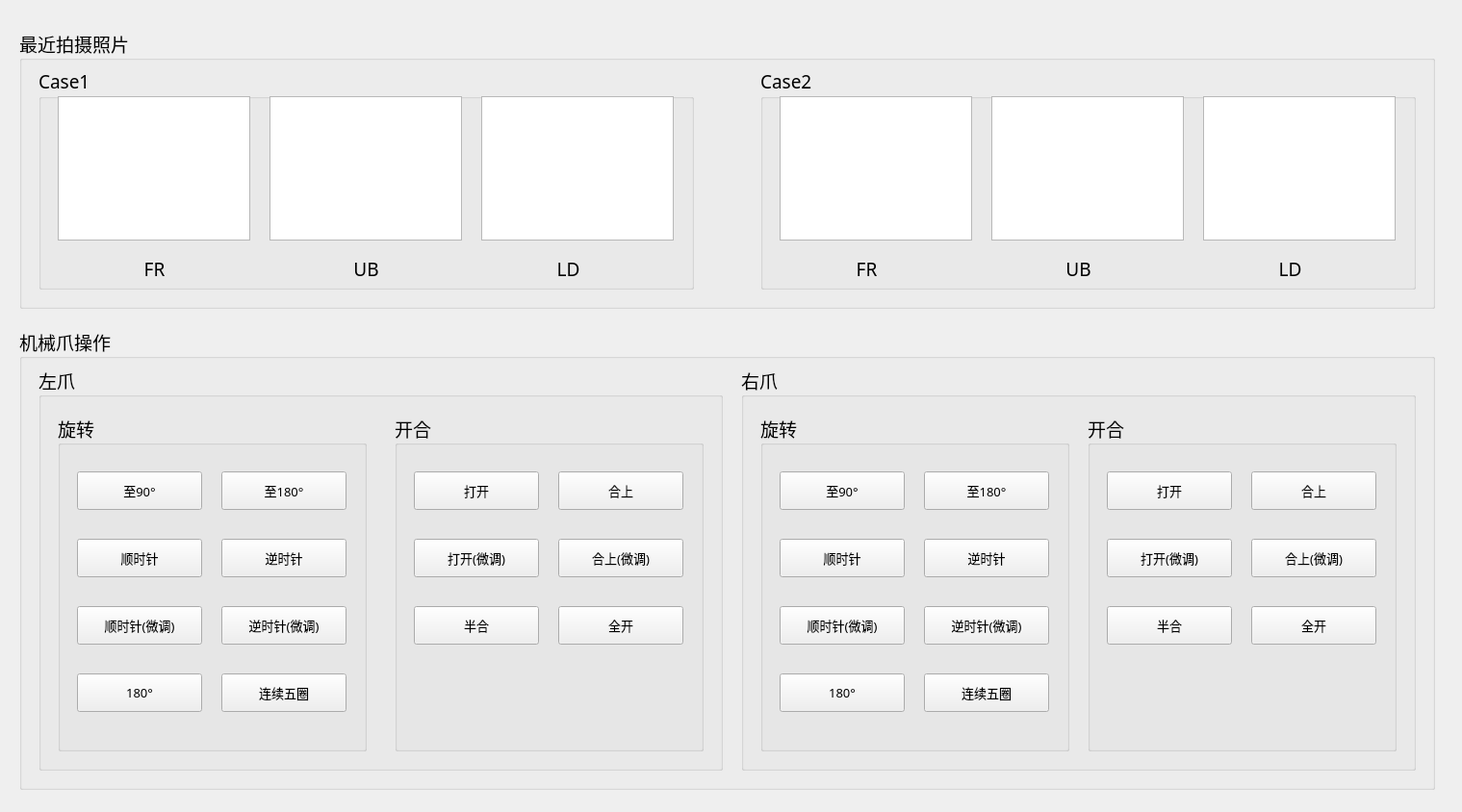
<?xml version="1.0" encoding="UTF-8"?>
<ui version="4.0">
 <class>DebugWidget</class>
 <widget class="QWidget" name="DebugWidget">
  <property name="geometry">
   <rect>
    <x>0</x>
    <y>0</y>
    <width>1519</width>
    <height>844</height>
   </rect>
  </property>
  <property name="windowTitle">
   <string>Form</string>
  </property>
  <widget class="QGroupBox" name="groupBox_cams">
   <property name="geometry">
    <rect>
     <x>20</x>
     <y>30</y>
     <width>1471</width>
     <height>291</height>
    </rect>
   </property>
   <property name="font">
    <font>
     <family>Adobe Arabic</family>
     <pointsize>14</pointsize>
    </font>
   </property>
   <property name="title">
    <string>最近拍摄照片</string>
   </property>
   <widget class="QGroupBox" name="groupBox_case1">
    <property name="geometry">
     <rect>
      <x>20</x>
      <y>40</y>
      <width>681</width>
      <height>231</height>
     </rect>
    </property>
    <property name="title">
     <string>Case1</string>
    </property>
    <widget class="QGraphicsView" name="graphicsView_case1_FR">
     <property name="geometry">
      <rect>
       <x>20</x>
       <y>30</y>
       <width>200</width>
       <height>150</height>
      </rect>
     </property>
    </widget>
    <widget class="QGraphicsView" name="graphicsView_case1_UB">
     <property name="geometry">
      <rect>
       <x>240</x>
       <y>30</y>
       <width>200</width>
       <height>150</height>
      </rect>
     </property>
    </widget>
    <widget class="QGraphicsView" name="graphicsView_case1_LD">
     <property name="geometry">
      <rect>
       <x>460</x>
       <y>30</y>
       <width>200</width>
       <height>150</height>
      </rect>
     </property>
    </widget>
    <widget class="QLabel" name="label_FR">
     <property name="geometry">
      <rect>
       <x>80</x>
       <y>200</y>
       <width>81</width>
       <height>18</height>
      </rect>
     </property>
     <property name="text">
      <string>FR</string>
     </property>
     <property name="alignment">
      <set>Qt::AlignCenter</set>
     </property>
    </widget>
    <widget class="QLabel" name="label_UB">
     <property name="geometry">
      <rect>
       <x>300</x>
       <y>200</y>
       <width>81</width>
       <height>18</height>
      </rect>
     </property>
     <property name="text">
      <string>UB</string>
     </property>
     <property name="alignment">
      <set>Qt::AlignCenter</set>
     </property>
    </widget>
    <widget class="QLabel" name="label_LD">
     <property name="geometry">
      <rect>
       <x>510</x>
       <y>200</y>
       <width>81</width>
       <height>18</height>
      </rect>
     </property>
     <property name="text">
      <string>LD</string>
     </property>
     <property name="alignment">
      <set>Qt::AlignCenter</set>
     </property>
    </widget>
   </widget>
   <widget class="QGroupBox" name="groupBox_case2">
    <property name="geometry">
     <rect>
      <x>770</x>
      <y>40</y>
      <width>681</width>
      <height>231</height>
     </rect>
    </property>
    <property name="title">
     <string>Case2</string>
    </property>
    <widget class="QGraphicsView" name="graphicsView_case2_LD">
     <property name="geometry">
      <rect>
       <x>460</x>
       <y>30</y>
       <width>200</width>
       <height>150</height>
      </rect>
     </property>
    </widget>
    <widget class="QGraphicsView" name="graphicsView_case2_UB">
     <property name="geometry">
      <rect>
       <x>240</x>
       <y>30</y>
       <width>200</width>
       <height>150</height>
      </rect>
     </property>
    </widget>
    <widget class="QLabel" name="label_LD_2">
     <property name="geometry">
      <rect>
       <x>510</x>
       <y>200</y>
       <width>81</width>
       <height>18</height>
      </rect>
     </property>
     <property name="text">
      <string>LD</string>
     </property>
     <property name="alignment">
      <set>Qt::AlignCenter</set>
     </property>
    </widget>
    <widget class="QLabel" name="label_FR_2">
     <property name="geometry">
      <rect>
       <x>70</x>
       <y>200</y>
       <width>81</width>
       <height>18</height>
      </rect>
     </property>
     <property name="text">
      <string>FR</string>
     </property>
     <property name="alignment">
      <set>Qt::AlignCenter</set>
     </property>
    </widget>
    <widget class="QGraphicsView" name="graphicsView_case2_FR">
     <property name="geometry">
      <rect>
       <x>20</x>
       <y>30</y>
       <width>200</width>
       <height>150</height>
      </rect>
     </property>
    </widget>
    <widget class="QLabel" name="label_UB_2">
     <property name="geometry">
      <rect>
       <x>290</x>
       <y>200</y>
       <width>81</width>
       <height>18</height>
      </rect>
     </property>
     <property name="text">
      <string>UB</string>
     </property>
     <property name="alignment">
      <set>Qt::AlignCenter</set>
     </property>
    </widget>
   </widget>
  </widget>
  <widget class="QGroupBox" name="groupBox">
   <property name="geometry">
    <rect>
     <x>20</x>
     <y>340</y>
     <width>1471</width>
     <height>481</height>
    </rect>
   </property>
   <property name="font">
    <font>
     <family>Adobe Arabic</family>
     <pointsize>14</pointsize>
    </font>
   </property>
   <property name="title">
    <string>机械爪操作</string>
   </property>
   <widget class="QGroupBox" name="groupBox_left">
    <property name="geometry">
     <rect>
      <x>20</x>
      <y>40</y>
      <width>711</width>
      <height>421</height>
     </rect>
    </property>
    <property name="title">
     <string>左爪</string>
    </property>
    <widget class="QGroupBox" name="groupBox_left_rotation">
     <property name="geometry">
      <rect>
       <x>20</x>
       <y>50</y>
       <width>321</width>
       <height>351</height>
      </rect>
     </property>
     <property name="title">
      <string>旋转</string>
     </property>
     <widget class="QPushButton" name="btn_left_to90">
      <property name="geometry">
       <rect>
        <x>20</x>
        <y>60</y>
        <width>130</width>
        <height>40</height>
       </rect>
      </property>
      <property name="font">
       <font>
        <family>Adobe Caslon Pro</family>
        <pointsize>10</pointsize>
       </font>
      </property>
      <property name="text">
       <string>至90°</string>
      </property>
     </widget>
     <widget class="QPushButton" name="btn_left_to180">
      <property name="geometry">
       <rect>
        <x>170</x>
        <y>60</y>
        <width>130</width>
        <height>40</height>
       </rect>
      </property>
      <property name="font">
       <font>
        <family>Adobe Caslon Pro</family>
        <pointsize>10</pointsize>
       </font>
      </property>
      <property name="text">
       <string>至180°</string>
      </property>
     </widget>
     <widget class="QPushButton" name="btn_left_clockwise">
      <property name="geometry">
       <rect>
        <x>20</x>
        <y>130</y>
        <width>130</width>
        <height>40</height>
       </rect>
      </property>
      <property name="font">
       <font>
        <pointsize>10</pointsize>
       </font>
      </property>
      <property name="text">
       <string>顺时针</string>
      </property>
     </widget>
     <widget class="QPushButton" name="btn_left_anticlockwise">
      <property name="geometry">
       <rect>
        <x>170</x>
        <y>130</y>
        <width>130</width>
        <height>40</height>
       </rect>
      </property>
      <property name="font">
       <font>
        <pointsize>10</pointsize>
       </font>
      </property>
      <property name="text">
       <string>逆时针</string>
      </property>
     </widget>
     <widget class="QPushButton" name="btn_left_clockwise_small">
      <property name="geometry">
       <rect>
        <x>20</x>
        <y>200</y>
        <width>130</width>
        <height>40</height>
       </rect>
      </property>
      <property name="font">
       <font>
        <pointsize>10</pointsize>
       </font>
      </property>
      <property name="text">
       <string>顺时针(微调)</string>
      </property>
     </widget>
     <widget class="QPushButton" name="btn_left_anticlockwise_small">
      <property name="geometry">
       <rect>
        <x>170</x>
        <y>200</y>
        <width>130</width>
        <height>40</height>
       </rect>
      </property>
      <property name="font">
       <font>
        <pointsize>10</pointsize>
       </font>
      </property>
      <property name="text">
       <string>逆时针(微调)</string>
      </property>
     </widget>
     <widget class="QPushButton" name="btn_left_180">
      <property name="geometry">
       <rect>
        <x>20</x>
        <y>270</y>
        <width>130</width>
        <height>40</height>
       </rect>
      </property>
      <property name="font">
       <font>
        <family>Adobe Caslon Pro</family>
        <pointsize>10</pointsize>
       </font>
      </property>
      <property name="text">
       <string>180°</string>
      </property>
     </widget>
     <widget class="QPushButton" name="btn_left_5circle">
      <property name="geometry">
       <rect>
        <x>170</x>
        <y>270</y>
        <width>130</width>
        <height>40</height>
       </rect>
      </property>
      <property name="font">
       <font>
        <pointsize>10</pointsize>
       </font>
      </property>
      <property name="text">
       <string>连续五圈</string>
      </property>
     </widget>
    </widget>
    <widget class="QGroupBox" name="groupBox_left_open_close">
     <property name="geometry">
      <rect>
       <x>370</x>
       <y>50</y>
       <width>321</width>
       <height>351</height>
      </rect>
     </property>
     <property name="title">
      <string>开合</string>
     </property>
     <widget class="QPushButton" name="btn_left_open_small">
      <property name="geometry">
       <rect>
        <x>20</x>
        <y>130</y>
        <width>130</width>
        <height>40</height>
       </rect>
      </property>
      <property name="font">
       <font>
        <pointsize>10</pointsize>
       </font>
      </property>
      <property name="text">
       <string>打开(微调)</string>
      </property>
     </widget>
     <widget class="QPushButton" name="btn_left_open_all">
      <property name="geometry">
       <rect>
        <x>170</x>
        <y>200</y>
        <width>130</width>
        <height>40</height>
       </rect>
      </property>
      <property name="font">
       <font>
        <pointsize>10</pointsize>
       </font>
      </property>
      <property name="text">
       <string>全开</string>
      </property>
     </widget>
     <widget class="QPushButton" name="btn_left_open">
      <property name="geometry">
       <rect>
        <x>20</x>
        <y>60</y>
        <width>130</width>
        <height>40</height>
       </rect>
      </property>
      <property name="font">
       <font>
        <family>Adobe Caslon Pro</family>
        <pointsize>10</pointsize>
       </font>
      </property>
      <property name="text">
       <string>打开</string>
      </property>
     </widget>
     <widget class="QPushButton" name="btn_left_close_half">
      <property name="geometry">
       <rect>
        <x>20</x>
        <y>200</y>
        <width>130</width>
        <height>40</height>
       </rect>
      </property>
      <property name="font">
       <font>
        <pointsize>10</pointsize>
       </font>
      </property>
      <property name="text">
       <string>半合</string>
      </property>
     </widget>
     <widget class="QPushButton" name="btn_left_close">
      <property name="geometry">
       <rect>
        <x>170</x>
        <y>60</y>
        <width>130</width>
        <height>40</height>
       </rect>
      </property>
      <property name="font">
       <font>
        <family>Adobe Caslon Pro</family>
        <pointsize>10</pointsize>
       </font>
      </property>
      <property name="text">
       <string>合上</string>
      </property>
     </widget>
     <widget class="QPushButton" name="btn_left_close_small">
      <property name="geometry">
       <rect>
        <x>170</x>
        <y>130</y>
        <width>130</width>
        <height>40</height>
       </rect>
      </property>
      <property name="font">
       <font>
        <pointsize>10</pointsize>
       </font>
      </property>
      <property name="text">
       <string>合上(微调)</string>
      </property>
     </widget>
    </widget>
   </widget>
   <widget class="QGroupBox" name="groupBox_right">
    <property name="geometry">
     <rect>
      <x>750</x>
      <y>40</y>
      <width>701</width>
      <height>421</height>
     </rect>
    </property>
    <property name="title">
     <string>右爪</string>
    </property>
    <widget class="QGroupBox" name="groupBox_right_rotation">
     <property name="geometry">
      <rect>
       <x>20</x>
       <y>50</y>
       <width>321</width>
       <height>351</height>
      </rect>
     </property>
     <property name="title">
      <string>旋转</string>
     </property>
     <widget class="QPushButton" name="btn_right_to90">
      <property name="geometry">
       <rect>
        <x>20</x>
        <y>60</y>
        <width>130</width>
        <height>40</height>
       </rect>
      </property>
      <property name="font">
       <font>
        <family>Adobe Caslon Pro</family>
        <pointsize>10</pointsize>
       </font>
      </property>
      <property name="text">
       <string>至90°</string>
      </property>
     </widget>
     <widget class="QPushButton" name="btn_right_to180">
      <property name="geometry">
       <rect>
        <x>170</x>
        <y>60</y>
        <width>130</width>
        <height>40</height>
       </rect>
      </property>
      <property name="font">
       <font>
        <family>Adobe Caslon Pro</family>
        <pointsize>10</pointsize>
       </font>
      </property>
      <property name="text">
       <string>至180°</string>
      </property>
     </widget>
     <widget class="QPushButton" name="btn_right_clockwise">
      <property name="geometry">
       <rect>
        <x>20</x>
        <y>130</y>
        <width>130</width>
        <height>40</height>
       </rect>
      </property>
      <property name="font">
       <font>
        <pointsize>10</pointsize>
       </font>
      </property>
      <property name="text">
       <string>顺时针</string>
      </property>
     </widget>
     <widget class="QPushButton" name="btn_right_anticlockwise">
      <property name="geometry">
       <rect>
        <x>170</x>
        <y>130</y>
        <width>130</width>
        <height>40</height>
       </rect>
      </property>
      <property name="font">
       <font>
        <pointsize>10</pointsize>
       </font>
      </property>
      <property name="text">
       <string>逆时针</string>
      </property>
     </widget>
     <widget class="QPushButton" name="btn_right_clockwise_small">
      <property name="geometry">
       <rect>
        <x>20</x>
        <y>200</y>
        <width>130</width>
        <height>40</height>
       </rect>
      </property>
      <property name="font">
       <font>
        <pointsize>10</pointsize>
       </font>
      </property>
      <property name="text">
       <string>顺时针(微调)</string>
      </property>
     </widget>
     <widget class="QPushButton" name="btn_right_anticlockwise_small">
      <property name="geometry">
       <rect>
        <x>170</x>
        <y>200</y>
        <width>130</width>
        <height>40</height>
       </rect>
      </property>
      <property name="font">
       <font>
        <pointsize>10</pointsize>
       </font>
      </property>
      <property name="text">
       <string>逆时针(微调)</string>
      </property>
     </widget>
     <widget class="QPushButton" name="btn_right_180">
      <property name="geometry">
       <rect>
        <x>20</x>
        <y>270</y>
        <width>130</width>
        <height>40</height>
       </rect>
      </property>
      <property name="font">
       <font>
        <family>Adobe Caslon Pro</family>
        <pointsize>10</pointsize>
       </font>
      </property>
      <property name="text">
       <string>180°</string>
      </property>
     </widget>
     <widget class="QPushButton" name="btn_right_5circle">
      <property name="geometry">
       <rect>
        <x>170</x>
        <y>270</y>
        <width>130</width>
        <height>40</height>
       </rect>
      </property>
      <property name="font">
       <font>
        <pointsize>10</pointsize>
       </font>
      </property>
      <property name="text">
       <string>连续五圈</string>
      </property>
     </widget>
    </widget>
    <widget class="QGroupBox" name="groupBox_right_open_close">
     <property name="geometry">
      <rect>
       <x>360</x>
       <y>50</y>
       <width>321</width>
       <height>351</height>
      </rect>
     </property>
     <property name="title">
      <string>开合</string>
     </property>
     <widget class="QPushButton" name="btn_right_open_small">
      <property name="geometry">
       <rect>
        <x>20</x>
        <y>130</y>
        <width>130</width>
        <height>40</height>
       </rect>
      </property>
      <property name="font">
       <font>
        <pointsize>10</pointsize>
       </font>
      </property>
      <property name="text">
       <string>打开(微调)</string>
      </property>
     </widget>
     <widget class="QPushButton" name="btn_right_open_all">
      <property name="geometry">
       <rect>
        <x>170</x>
        <y>200</y>
        <width>130</width>
        <height>40</height>
       </rect>
      </property>
      <property name="font">
       <font>
        <pointsize>10</pointsize>
       </font>
      </property>
      <property name="text">
       <string>全开</string>
      </property>
     </widget>
     <widget class="QPushButton" name="btn_right_open">
      <property name="geometry">
       <rect>
        <x>20</x>
        <y>60</y>
        <width>130</width>
        <height>40</height>
       </rect>
      </property>
      <property name="font">
       <font>
        <family>Adobe Caslon Pro</family>
        <pointsize>10</pointsize>
       </font>
      </property>
      <property name="text">
       <string>打开</string>
      </property>
     </widget>
     <widget class="QPushButton" name="btn_right_close_half">
      <property name="geometry">
       <rect>
        <x>20</x>
        <y>200</y>
        <width>130</width>
        <height>40</height>
       </rect>
      </property>
      <property name="font">
       <font>
        <pointsize>10</pointsize>
       </font>
      </property>
      <property name="text">
       <string>半合</string>
      </property>
     </widget>
     <widget class="QPushButton" name="btn_right_close">
      <property name="geometry">
       <rect>
        <x>170</x>
        <y>60</y>
        <width>130</width>
        <height>40</height>
       </rect>
      </property>
      <property name="font">
       <font>
        <family>Adobe Caslon Pro</family>
        <pointsize>10</pointsize>
       </font>
      </property>
      <property name="text">
       <string>合上</string>
      </property>
     </widget>
     <widget class="QPushButton" name="btn_right_close_small">
      <property name="geometry">
       <rect>
        <x>170</x>
        <y>130</y>
        <width>130</width>
        <height>40</height>
       </rect>
      </property>
      <property name="font">
       <font>
        <pointsize>10</pointsize>
       </font>
      </property>
      <property name="text">
       <string>合上(微调)</string>
      </property>
     </widget>
    </widget>
   </widget>
  </widget>
 </widget>
 <resources/>
 <connections/>
</ui>
